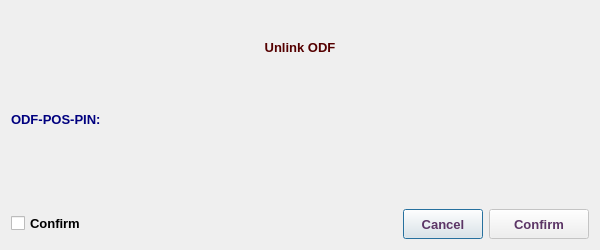
<?xml version="1.0" encoding="UTF-8"?>
<ui version="4.0">
 <class>DetachInterfaceOdfDialog</class>
 <widget class="QDialog" name="DetachInterfaceOdfDialog">
  <property name="geometry">
   <rect>
    <x>0</x>
    <y>0</y>
    <width>600</width>
    <height>250</height>
   </rect>
  </property>
  <property name="minimumSize">
   <size>
    <width>600</width>
    <height>250</height>
   </size>
  </property>
  <property name="maximumSize">
   <size>
    <width>600</width>
    <height>250</height>
   </size>
  </property>
  <property name="font">
   <font>
    <family>Tahoma</family>
    <pointsize>10</pointsize>
   </font>
  </property>
  <property name="windowTitle">
   <string>Unlink Interface ODF</string>
  </property>
  <property name="windowIcon">
   <iconset resource="../../image.qrc">
    <normaloff>:/Image/unlink.png</normaloff>:/Image/unlink.png</iconset>
  </property>
  <layout class="QVBoxLayout" name="verticalLayout">
   <item>
    <widget class="QLabel" name="label_5">
     <property name="text">
      <string/>
     </property>
     <property name="pixmap">
      <pixmap resource="../../image.qrc">:/Image/unlink.png</pixmap>
     </property>
     <property name="alignment">
      <set>Qt::AlignCenter</set>
     </property>
    </widget>
   </item>
   <item>
    <layout class="QHBoxLayout" name="horizontalLayout_3">
     <item>
      <widget class="QLabel" name="label">
       <property name="minimumSize">
        <size>
         <width>0</width>
         <height>30</height>
        </size>
       </property>
       <property name="maximumSize">
        <size>
         <width>16777215</width>
         <height>30</height>
        </size>
       </property>
       <property name="font">
        <font>
         <family>Tahoma</family>
         <pointsize>10</pointsize>
         <weight>75</weight>
         <bold>true</bold>
        </font>
       </property>
       <property name="styleSheet">
        <string notr="true">color: rgb(85, 0, 0);</string>
       </property>
       <property name="text">
        <string>Unlink ODF</string>
       </property>
       <property name="alignment">
        <set>Qt::AlignCenter</set>
       </property>
      </widget>
     </item>
    </layout>
   </item>
   <item>
    <layout class="QHBoxLayout" name="horizontalLayout_2">
     <item>
      <widget class="QLabel" name="devLbl">
       <property name="sizePolicy">
        <sizepolicy hsizetype="Expanding" vsizetype="Preferred">
         <horstretch>0</horstretch>
         <verstretch>0</verstretch>
        </sizepolicy>
       </property>
       <property name="minimumSize">
        <size>
         <width>500</width>
         <height>30</height>
        </size>
       </property>
       <property name="maximumSize">
        <size>
         <width>1500</width>
         <height>30</height>
        </size>
       </property>
       <property name="font">
        <font>
         <family>Tahoma</family>
         <pointsize>10</pointsize>
         <weight>75</weight>
         <bold>true</bold>
        </font>
       </property>
       <property name="styleSheet">
        <string notr="true">color: rgb(85, 0, 127);</string>
       </property>
       <property name="text">
        <string/>
       </property>
       <property name="alignment">
        <set>Qt::AlignCenter</set>
       </property>
      </widget>
     </item>
    </layout>
   </item>
   <item>
    <layout class="QHBoxLayout" name="horizontalLayout_4">
     <item>
      <widget class="QLabel" name="label_2">
       <property name="minimumSize">
        <size>
         <width>200</width>
         <height>30</height>
        </size>
       </property>
       <property name="maximumSize">
        <size>
         <width>200</width>
         <height>30</height>
        </size>
       </property>
       <property name="font">
        <font>
         <family>Tahoma</family>
         <pointsize>10</pointsize>
         <weight>75</weight>
         <bold>true</bold>
        </font>
       </property>
       <property name="styleSheet">
        <string notr="true">color: rgb(0, 0, 127);</string>
       </property>
       <property name="text">
        <string>ODF-POS-PIN:</string>
       </property>
      </widget>
     </item>
     <item>
      <widget class="QLabel" name="currentOdfLbl">
       <property name="minimumSize">
        <size>
         <width>0</width>
         <height>30</height>
        </size>
       </property>
       <property name="maximumSize">
        <size>
         <width>16777215</width>
         <height>30</height>
        </size>
       </property>
       <property name="font">
        <font>
         <family>Tahoma</family>
         <pointsize>10</pointsize>
         <weight>75</weight>
         <bold>true</bold>
        </font>
       </property>
       <property name="styleSheet">
        <string notr="true">color: rgb(85, 0, 127);</string>
       </property>
       <property name="text">
        <string/>
       </property>
      </widget>
     </item>
    </layout>
   </item>
   <item>
    <spacer name="verticalSpacer">
     <property name="font">
      <font>
       <family>Tahoma</family>
       <pointsize>10</pointsize>
      </font>
     </property>
     <property name="orientation">
      <enum>Qt::Vertical</enum>
     </property>
     <property name="sizeHint" stdset="0">
      <size>
       <width>20</width>
       <height>172</height>
      </size>
     </property>
    </spacer>
   </item>
   <item>
    <layout class="QHBoxLayout" name="horizontalLayout_5">
     <item>
      <widget class="QCheckBox" name="confirmChB">
       <property name="font">
        <font>
         <family>Tahoma</family>
         <pointsize>10</pointsize>
         <weight>75</weight>
         <bold>true</bold>
        </font>
       </property>
       <property name="text">
        <string>Confirm</string>
       </property>
      </widget>
     </item>
     <item>
      <spacer name="horizontalSpacer_4">
       <property name="font">
        <font>
         <family>Tahoma</family>
         <pointsize>10</pointsize>
        </font>
       </property>
       <property name="orientation">
        <enum>Qt::Horizontal</enum>
       </property>
       <property name="sizeHint" stdset="0">
        <size>
         <width>40</width>
         <height>20</height>
        </size>
       </property>
      </spacer>
     </item>
     <item>
      <widget class="QPushButton" name="cancelBtn">
       <property name="sizePolicy">
        <sizepolicy hsizetype="Preferred" vsizetype="Preferred">
         <horstretch>0</horstretch>
         <verstretch>0</verstretch>
        </sizepolicy>
       </property>
       <property name="minimumSize">
        <size>
         <width>50</width>
         <height>30</height>
        </size>
       </property>
       <property name="maximumSize">
        <size>
         <width>200</width>
         <height>30</height>
        </size>
       </property>
       <property name="font">
        <font>
         <family>Tahoma</family>
         <pointsize>10</pointsize>
         <weight>75</weight>
         <bold>true</bold>
        </font>
       </property>
       <property name="styleSheet">
        <string notr="true">color: rgb(92, 53, 102);</string>
       </property>
       <property name="text">
        <string>Cancel</string>
       </property>
      </widget>
     </item>
     <item>
      <widget class="QPushButton" name="okBtn">
       <property name="enabled">
        <bool>false</bool>
       </property>
       <property name="sizePolicy">
        <sizepolicy hsizetype="Preferred" vsizetype="Preferred">
         <horstretch>0</horstretch>
         <verstretch>0</verstretch>
        </sizepolicy>
       </property>
       <property name="minimumSize">
        <size>
         <width>100</width>
         <height>30</height>
        </size>
       </property>
       <property name="maximumSize">
        <size>
         <width>200</width>
         <height>30</height>
        </size>
       </property>
       <property name="font">
        <font>
         <family>Tahoma</family>
         <pointsize>10</pointsize>
         <weight>75</weight>
         <bold>true</bold>
        </font>
       </property>
       <property name="styleSheet">
        <string notr="true">color: rgb(92, 53, 102);</string>
       </property>
       <property name="text">
        <string>Confirm</string>
       </property>
       <property name="icon">
        <iconset resource="../../image.qrc">
         <normaloff>:/Image/Done.png</normaloff>:/Image/Done.png</iconset>
       </property>
       <property name="iconSize">
        <size>
         <width>20</width>
         <height>20</height>
        </size>
       </property>
      </widget>
     </item>
    </layout>
   </item>
  </layout>
 </widget>
 <resources>
  <include location="../../image.qrc"/>
 </resources>
 <connections/>
</ui>
